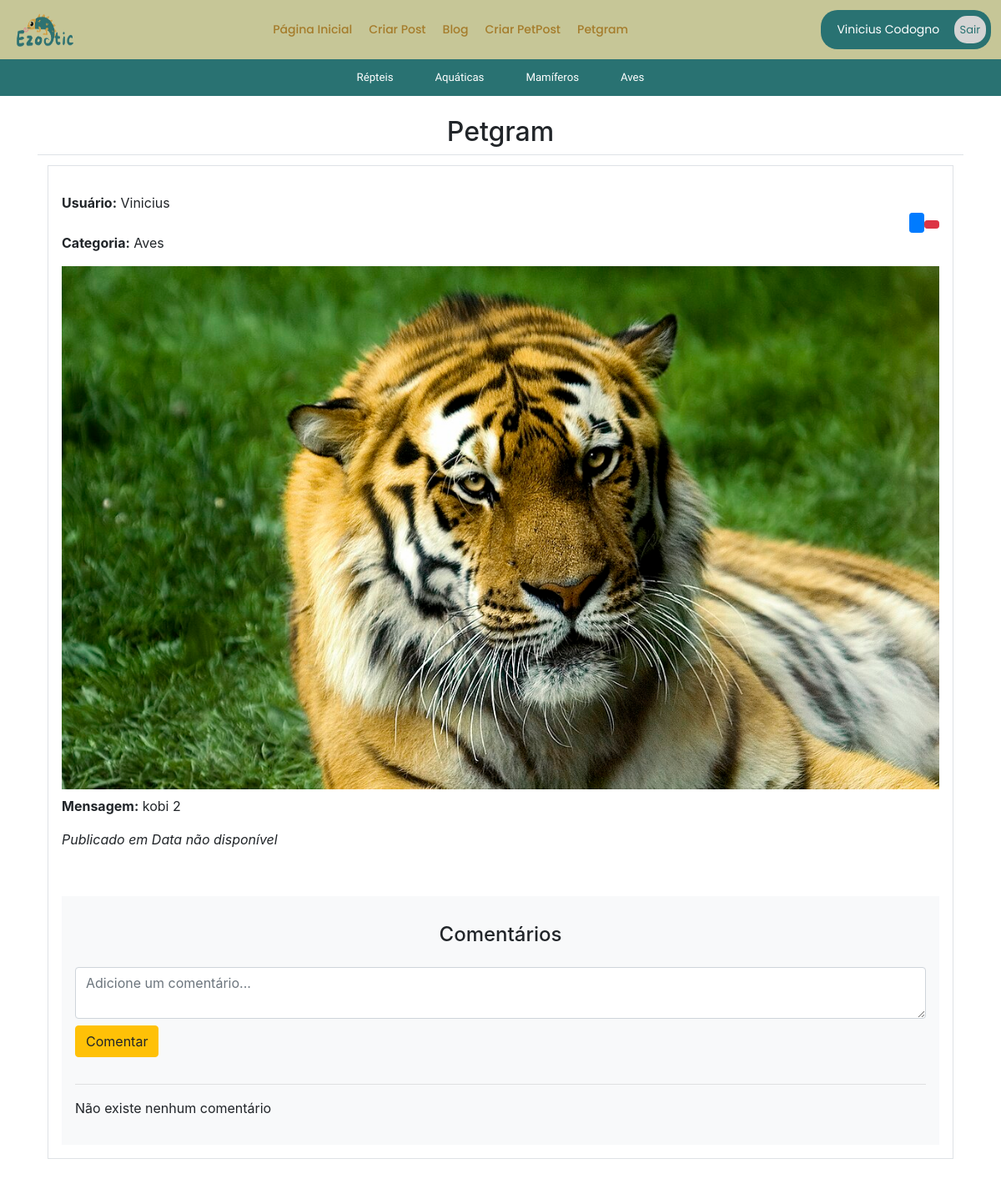
The page /petgram/lista/ (signed in) on the database as committed earlier.
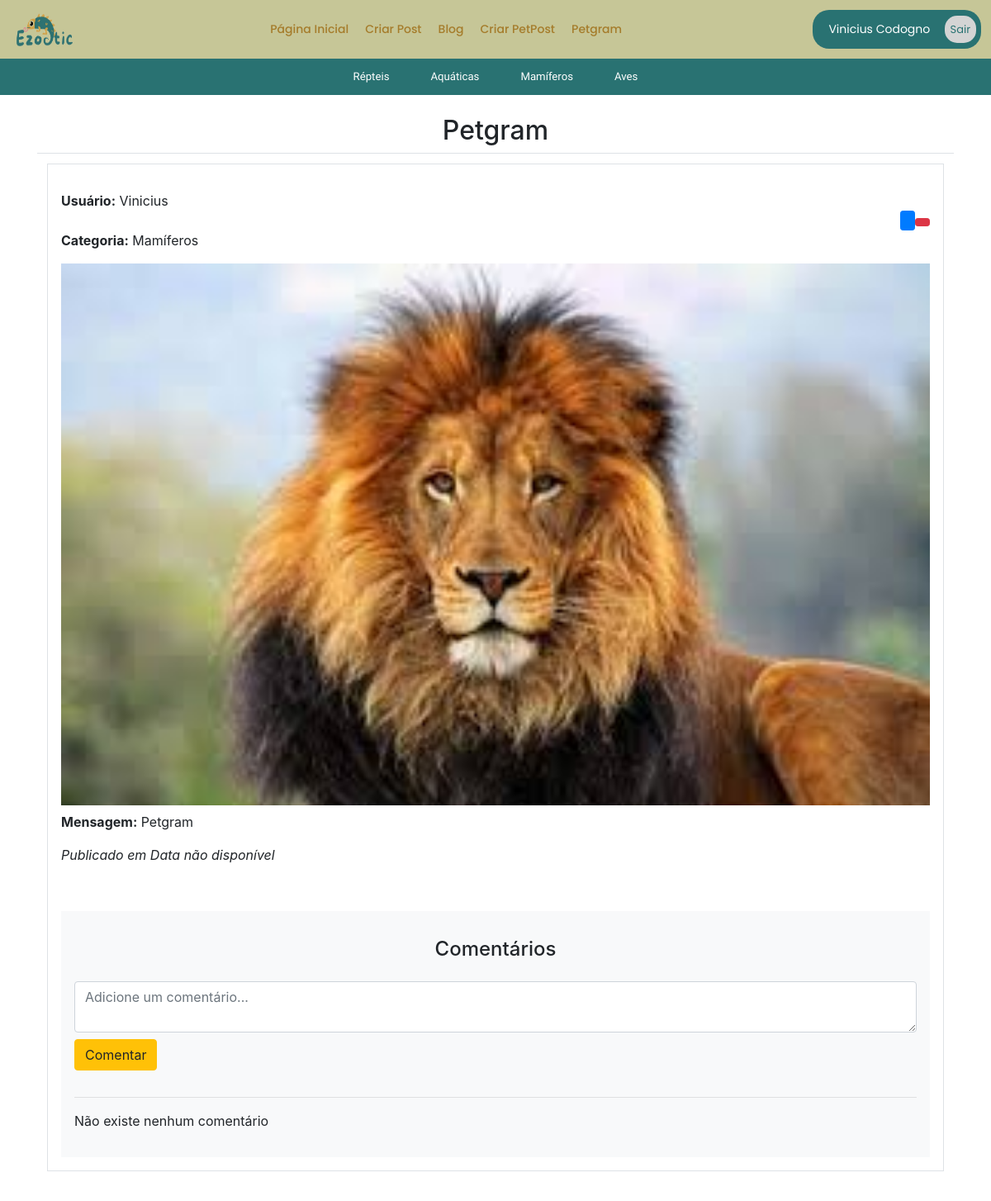
The same page on the database as committed later.
### app/models.py (models this page shows, shortened)
class Petgram(db.Model):
    id = db.Column(db.Integer, primary_key=True)
    mensagem = db.Column(db.Text, nullable=False)
    user_id = db.Column(db.Integer, db.ForeignKey('user.id'), nullable=False)
    comentarios = db.relationship('ComentarioPetgram', backref='petgram', lazy=True)
    imagem = db.Column(db.String, nullable=True)
    categoria_petgram = db.Column(db.String(50), nullable=True)
    data_cricao = db.Column(db.DateTime, default=datetime.utcnow)

class User(db.Model, UserMixin):
    id = db.Column(db.Integer, primary_key=True)
    nome = db.Column(db.String, nullable=True)
    sobrenome = db.Column(db.String, nullable=True)
    email = db.Column(db.String, nullable=True)
    senha = db.Column(db.String, nullable=True)
    posts = db.relationship('Post', backref='user', lazy=True)
    petgrams = db.relationship('Petgram', backref='user', lazy=True)
    comentarios_petgram = db.relationship('ComentarioPetgram', backref='user', lazy=True)

### app/views.py (the view)
@app.route('/petgram/lista/', methods=['GET', 'POST'])
def petgramLista():
    petgrams = Petgram.query.order_by(Petgram.data_cricao.desc()).limit(5).all()
    return render_template('petgram/petgram.html', petgrams=petgrams)

### app/models.py (called while the page is built)
@login_manager.user_loader
def load_user(user_id):
    return User.query.get(user_id)

### app/templates/petgram/petgram.html (shortened to what the changed rows need)
{% extends 'base.html' %}
{% block content %}
    <div class="container">
        <div class="row mt-4">
            <h2 class="w-100 text-center">Petgram</h2>
            <div class="col-12">
                <table class="table">
                    <tbody>
                        {% for linha in petgrams %}
                        <tr>
                            <td colspan="4">
                                <div class="petgram-estrutura d-flex flex-column border p-3 mb-2 rounded-3">
                                    <div class="petgram-info d-flex flex-column mb-4">
                                        <p class="user-container">
                                            <div>
                                                <strong>Usuário:</strong> {{ linha.user.nome }}
                                            </div>
                                            <div class="actions d-flex">
                                                {% if linha.user.id == current_user.id %}
                                                    <a href="{{ url_for('editar_petgram', petgram_id=linha.id) }}" class="btn btn-primary btn-sm me-2">
                                                    </a>
                                                    <form action="{{ url_for('excluir_petgram', petgram_id=linha.id) }}" method="POST" style="display:inline;">
                                                        <button type="submit" class="btn btn-danger btn-sm">
                                                        </button>
                                                    </form>
                                                {% endif %}
                                            </div>
                                            <p><strong>Categoria:</strong> {{ linha.categoria_petgram }}</p>
                                        {% if linha.imagem %}
                                        <img src="{{ url_for('static', filename='uploads/' ~ linha.imagem) }}" alt="Imagem do Post" class="img-fluid mb-2">
                                        {% endif %}
                                        <p><strong>Mensagem:</strong> {{ linha.mensagem }}</p>
                                        <p><em>Publicado em
                                            {% if linha.data_criacao %}
                                                {{ linha.data_criacao.strftime('%d/%m/%Y %H:%M') }}
                                            {% else %}
                                                Data não disponível
                                            {% endif %}
                                        </em></p>
                                        </p>
                                    </div>
                                    <div class="petgram-comentarios bg-light p-3 rounded-3">
                                        <h4 class="w-100 text-center mt-3 mb-4">Comentários</h4>
                                        <form action="{{ url_for('comentar_petgram', petgram_id=linha.id) }}" method="POST" class="mt-2">
                                            <div class="form-group">
                                                <textarea name="conteudo" class="form-control" placeholder="Adicione um comentário..." required></textarea>
                                                <button type="submit" class="btn btn-warning mt-2 mb-3">Comentar</button>
                                            </div>
                                            <hr class="text-white">
                                        </form>
                                        <div class="comentarios-visualizacao">
                                            {% if linha.comentarios|length == 0 %}
                                                <p>Não existe nenhum comentário</p>
                                            {% endif %}
                                        </div>
                                    </div>
                                </div>
                            </td>
                        </tr>
                        {% endfor %}
                    </tbody>
                </table>
            </div>
        </div>
    </div>
{% endblock %}

Rows that differ between the two databases and show on the page:
changed Petgram "Vinicius": categoria_petgram "Aves" → "Mamíferos"; imagem: a different picture; mensagem "kobi 2" → "Petgram"
